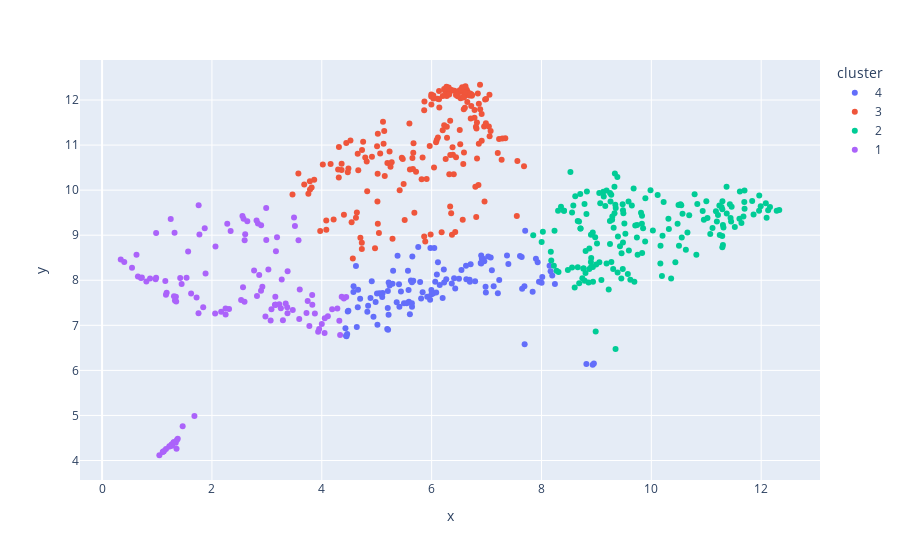

Notebook code for this chart:
### Code cell
fig = px.scatter(df_test_umap, x='x', y='y', color='cluster')
fig.show()
